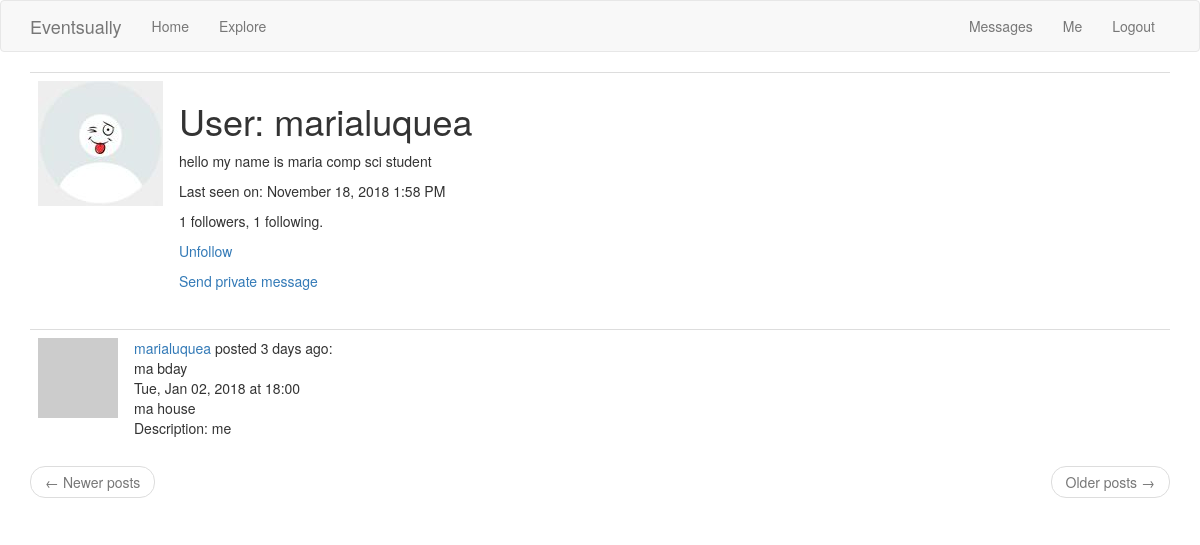
Before: /user/marialuquea (signed in) with the older database file.
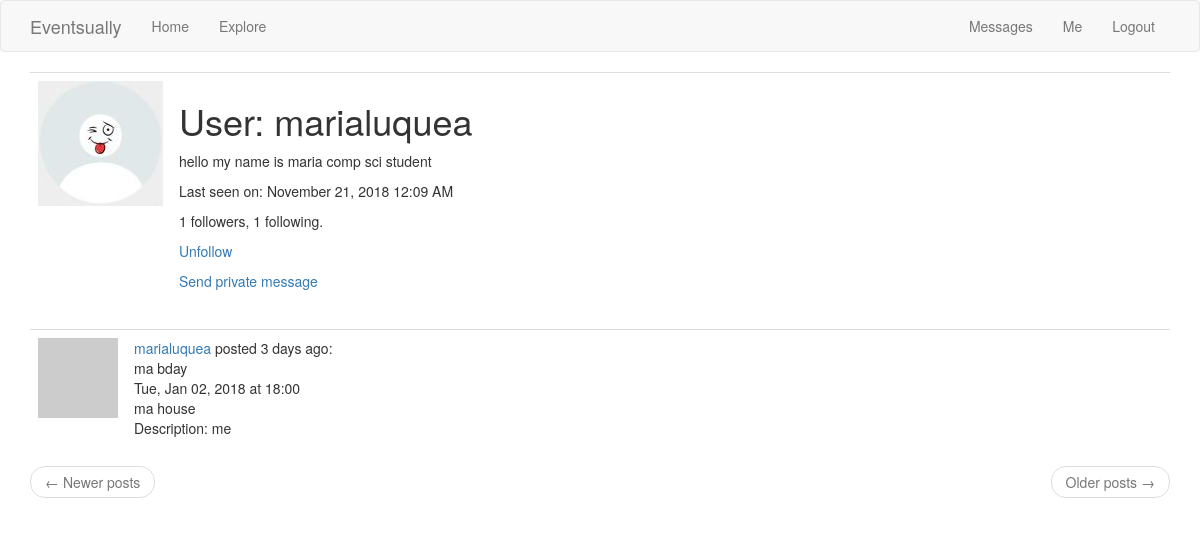
After: the same page with the newer database file.
### app/models.py (models this page shows, shortened)
class User(UserMixin, db.Model):
    id = db.Column(db.Integer, primary_key=True)
    username = db.Column(db.String(64), index=True, unique=True)
    email = db.Column(db.String(120), index=True, unique=True)
    password_hash = db.Column(db.String(128))
    profilepic = db.Column(db.String(50))
    posts = db.relationship('Post', backref='author', lazy='dynamic')
    about_me = db.Column(db.String(200))
    last_seen = db.Column(db.DateTime, default=datetime.utcnow)
    followed = db.relationship(
        'User', secondary=followers,
        primaryjoin=(followers.c.follower_id == id),
        secondaryjoin=(followers.c.followed_id == id),
        backref=db.backref('followers', lazy='dynamic'), lazy='dynamic')
    messages_sent = db.relationship('Message',foreign_keys='Message.sender_id',backref='author', lazy='dynamic')
    messages_received = db.relationship('Message',foreign_keys='Message.recipient_id',backref='recipient', lazy='dynamic')
    last_message_read_time = db.Column(db.DateTime)
    notifications = db.relationship('Notification', backref='user',lazy='dynamic')
    def avatar(self, size):
        digest = md5(self.email.lower().encode('utf-8')).hexdigest()
        return 'https://www.gravatar.com/avatar/{}?d=identicon&s={}'.format(digest, size)
    def is_following(self, user):
        return self.followed.filter(
            followers.c.followed_id == user.id).count() > 0
    def new_messages(self):
        last_read_time = self.last_message_read_time or datetime(1900, 1, 1)
        return Message.query.filter_by(recipient=self).filter(
            Message.timestamp > last_read_time).count()

class Post(db.Model):
    id = db.Column(db.Integer, primary_key=True)
    title = db.Column(db.String(25))
    date = db.Column(db.DateTime)
    time = db.Column(db.DateTime)
    venue = db.Column(db.String(70))
    body = db.Column(db.String(140))
    timestamp = db.Column(db.DateTime, index=True, default=datetime.utcnow)
    user_id = db.Column(db.Integer, db.ForeignKey('user.id'))

### main.py (the view)
@app.route('/user/<username>')
@login_required
def user(username):
    user = User.query.filter_by(username=username).first_or_404()
    image_file = url_for('static', filename='profile_pics/' + user.profilepic)
    page = request.args.get('page', 1, type=int)
    posts = user.posts.order_by(Post.timestamp.desc()).paginate(
        page, app.config['POSTS_PER_PAGE'], False)
    next_url = url_for('user', username=user.username, page=posts.next_num) \
        if posts.has_next else None
    prev_url = url_for('user', username=user.username, page=posts.prev_num) \
        if posts.has_prev else None
    return render_template('user.html', user=user, posts=posts.items,
                           next_url=next_url, prev_url=prev_url, image_file=image_file)

### app/models.py (called while the page is built)
@login.user_loader
def load_user(id):
    return User.query.get(int(id))

### main.py (called while the page is built)
@app.before_request
def before_request():
    if current_user.is_authenticated:
        current_user.last_seen = datetime.utcnow()
        db.session.commit()

### app/templates/user.html
{% extends "base.html" %}
{% block app_content %}
    <table class="table table-hover">
        <tr>
          {% if image_file %}
            <td width="50px"><img src="{{ image_file }}"></td>
          {% endif %}
            <td>
                <h1>User: {{ user.username }}</h1>
                {% if user.about_me %}<p>{{ user.about_me }}</p>{% endif %}
                {% if user.last_seen %}
                <p>Last seen on: {{ moment(user.last_seen).format('LLL') }}</p>
                {% endif %}
                <p>{{ user.followers.count() }} followers, {{ user.followed.count() }} following.</p>
                {% if user == current_user %}
                <p><a href="{{ url_for('edit_profile') }}">Edit your profile</a></p>
                {% elif not current_user.is_following(user) %}
                <p><a href="{{ url_for('follow', username=user.username) }}">Follow</a></p>
                {% else %}
                <p><a href="{{ url_for('unfollow', username=user.username) }}">Unfollow</a></p>
                {% endif %}
                {% if user != current_user %}
                <p><a href="{{ url_for('send_message', recipient=user.username) }}">{{ 'Send private message' }}</a></p>
                {% endif %}
            </td>
        </tr>
    </table>
    {% for post in posts %}
        {% include '_post.html' %}
    {% endfor %}
    <nav aria-label="...">
        <ul class="pager">
            <li class="previous{% if not prev_url %} disabled{% endif %}">
                <a href="{{ prev_url or '#' }}">
                    <span aria-hidden="true">&larr;</span> Newer posts
                </a>
            </li>
            <li class="next{% if not next_url %} disabled{% endif %}">
                <a href="{{ next_url or '#' }}">
                    Older posts <span aria-hidden="true">&rarr;</span>
                </a>
            </li>
        </ul>
    </nav>
{% endblock %}

### app/templates/base.html (shortened to what this page needs)
{% extends 'bootstrap/base.html' %}
{% block navbar %}
    <nav class="navbar navbar-default">
        <div class="container">
            <div class="navbar-header">
                <a class="navbar-brand" href="{{ url_for('index') }}">Eventsually</a>
            </div>
            <div class="collapse navbar-collapse" id="bs-example-navbar-collapse-1">
                <ul class="nav navbar-nav">
                    <li><a href="{{ url_for('index') }}">Home</a></li>
                    <li><a href="{{ url_for('explore') }}">Explore</a></li>
                </ul>
                <ul class="nav navbar-nav navbar-right">
                    {% if current_user.is_anonymous %}
                    <li><a href="{{ url_for('login') }}">Login</a></li>
                    {% else %}
                    <li>
                        <a href="{{ url_for('messages') }}">
                            {{ 'Messages' }}
                            {% set new_messages = current_user.new_messages() %}
                        </a>
                    </li>
                    <li><a href="{{ url_for('user', username=current_user.username) }}">Me</a></li>
                    <li><a href="{{ url_for('logout') }}">Logout</a></li>
                    {% endif %}
                </ul>
            </div>
        </div>
    </nav>
{% endblock %}
{% block content %}
    <div class="container">
        {% block app_content %}
        {% endblock %}
    </div>
{% endblock %}

### app/templates/_post.html (shortened to what this page needs)
<table class="table table-hover">
        <tr>
            <td width="70px">
                <a href="{{ url_for('user', username=post.author.username) }}">
                    <img src="{{ post.author.avatar(70) }}" />
                </a>
            </td>
            <td>
                <a href="{{ url_for('user', username=post.author.username) }}">
                    {{ post.author.username }}
                </a>
                posted {{ moment(post.timestamp).fromNow() }}:
                <br>
		{{ post.title }} <br>
                {{ post.date.strftime("%a, %b %d, %Y") }}
                at {{ post.time.strftime("%H:%M") }} <br>
                {{ post.venue }} <br>
                Description: {{ post.body }}
                <br>
            </td>
        </tr>
    </table>

Changed rows visible on the page:
changed User "marialuquea": last_seen "November 18, 2018 1:58 PM" → "November 21, 2018 12:09 AM"
